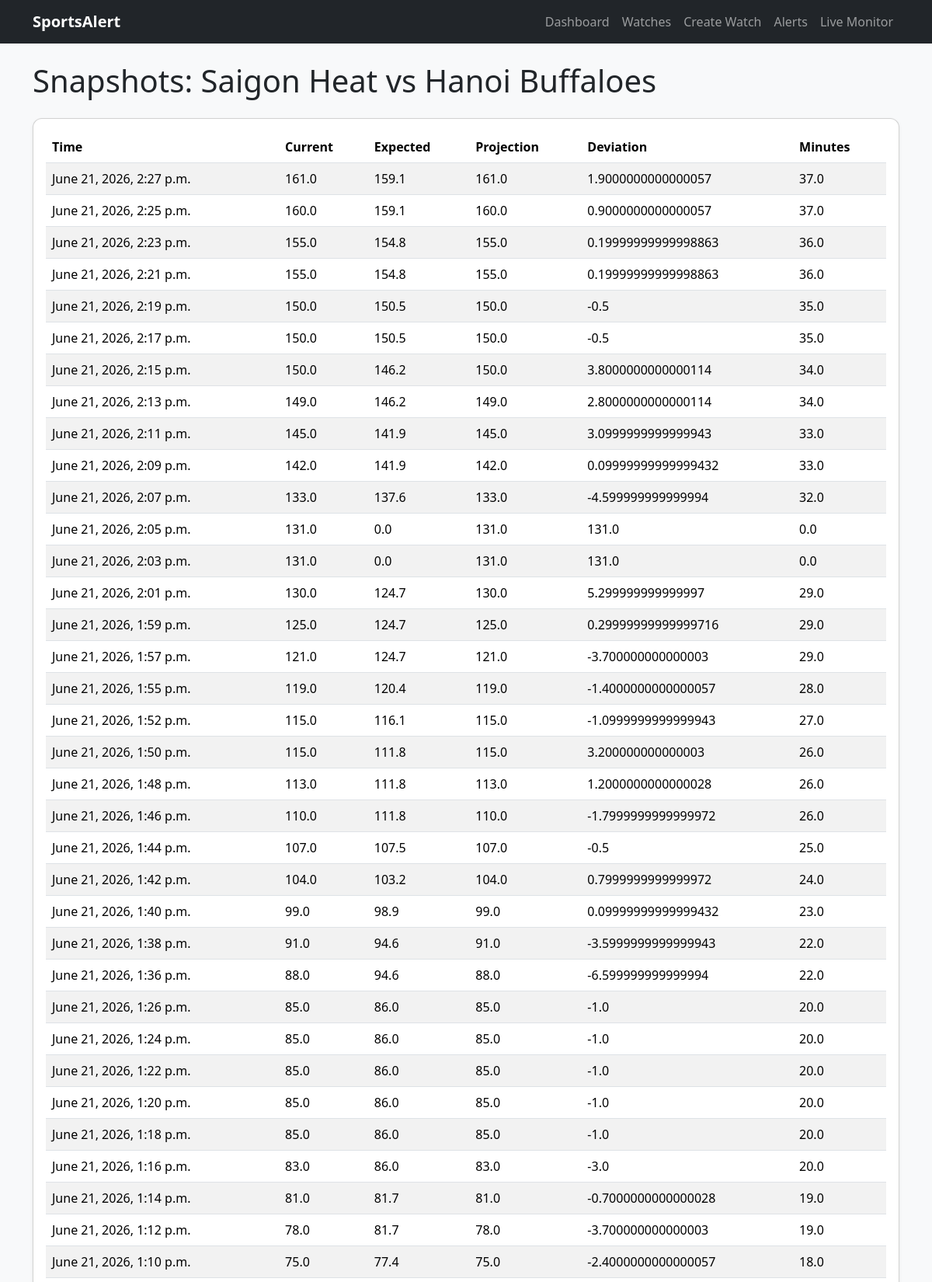
Page /watches/6/snapshots/ (upper part) on the committed database.
### monitoring/models.py (models this page shows, shortened)
class Watch(models.Model):
    SPORT_CHOICES = (
        ('basketball', 'Basketball'),
        ('football', 'Football'),
    )
    sport = models.CharField(
        max_length=20,
        choices=SPORT_CHOICES
    )
    match_id = models.CharField(
        max_length=100
    )
    home_team = models.CharField(
        max_length=100,
        blank=True
    )
    away_team = models.CharField(
        max_length=100,
        blank=True
    )
    league = models.CharField(
        max_length=100,
        blank=True
    )
    active = models.BooleanField(
        default=True
    )
    monitoring_start = models.DateTimeField(
        null=True,
        blank=True,
        help_text="Time monitoring should begin"
    )
    monitoring_started = models.BooleanField(
        default=False
    )
    monitoring_finished = models.BooleanField(
        default=False
    )
    game_status = models.CharField(
        max_length=20,
        blank=True,
        default=""
    )
    last_polled = models.DateTimeField(
        null=True,
        blank=True
    )
    total_game_minutes = models.IntegerField(
        default=40
    )
    created_at = models.DateTimeField(
        auto_now_add=True
    )

class MatchSnapshot(models.Model):
    watch = models.ForeignKey(
        Watch,
        on_delete=models.CASCADE,
        related_name="snapshots"
    )
    game_clock = models.CharField(
        max_length=20,
        blank=True
    )
    elapsed_seconds = models.IntegerField(
        default=0
    )
    current_points = models.FloatField()
    expected_points = models.FloatField()
    live_deviation = models.FloatField()
    projection = models.FloatField()
    deviation = models.FloatField()
    minutes_played = models.FloatField()
    expected_scoring_rate = models.FloatField()
    actual_scoring_rate = models.FloatField()
    scoring_rate_deviation = models.FloatField()
    recent_scoring_rate = models.FloatField(
        null=True,
        blank=True
    )
    created_at = models.DateTimeField(
        auto_now_add=True
    )
    class Meta:
        ordering = ["created_at"]

### monitoring/views.py (the view)
def watch_snapshots(request, watch_id):
    watch = get_object_or_404(
        Watch,
        pk=watch_id
    )
    snapshots = (
        MatchSnapshot.objects
        .filter(watch=watch)
        .order_by("-created_at")
    )
    context = {
        "watch": watch,
        "snapshots": snapshots,
    }
    return render(
        request,
        "monitoring/watch_snapshots.html",
        context,
    )

### monitoring/templates/monitoring/watch_snapshots.html
{% extends "monitoring/base.html" %}
{% block content %}
<h1 class="mb-4">
    Snapshots:
    {{ watch.home_team }}
    vs
    {{ watch.away_team }}
</h1>
<div class="card shadow-sm">
    <div class="card-body">
        {% if snapshots %}
        <div class="table-responsive">
            <table class="table table-striped">
                <thead>
                    <tr>
                        <th>Time</th>
                        <th>Current</th>
                        <th>Expected</th>
                        <th>Projection</th>
                        <th>Deviation</th>
                        <th>Minutes</th>
                    </tr>
                </thead>
                <tbody>
                    {% for snapshot in snapshots %}
                    <tr>
                        <td>
                            {{ snapshot.created_at }}
                        </td>
                        <td>
                            {{ snapshot.current_points }}
                        </td>
                        <td>
                            {{ snapshot.expected_points }}
                        </td>
                        <td>
                            {{ snapshot.projection }}
                        </td>
                        <td>
                            {{ snapshot.deviation }}
                        </td>
                        <td>
                            {{ snapshot.minutes_played }}
                        </td>
                    </tr>
                    {% endfor %}
                </tbody>
            </table>
        </div>
        {% else %}
        <div class="alert alert-info">
            No snapshots available.
        </div>
        {% endif %}
    </div>
</div>
{% endblock %}

### monitoring/templates/monitoring/base.html (style rules this page uses)
body { background: #f8f9fa; }
.card { border-radius: 12px; }

### rows in the picture
Watch: home_team "Saigon Heat", away_team "Hanoi Buffaloes"
MatchSnapshot: created_at "June 21, 2026, 2:27 p.m.", current_points "161.0", expected_points "159.1", projection "161.0", deviation "1.9000000000000057", minutes_played "37.0"
MatchSnapshot: created_at "June 21, 2026, 2:25 p.m.", current_points "160.0", expected_points "159.1", projection "160.0", deviation "0.9000000000000057", minutes_played "37.0"
MatchSnapshot: created_at "June 21, 2026, 2:23 p.m.", current_points "155.0", expected_points "154.8", projection "155.0", deviation "0.19999999999998863", minutes_played "36.0"
MatchSnapshot: created_at "June 21, 2026, 2:21 p.m.", current_points "155.0", expected_points "154.8", projection "155.0", deviation "0.19999999999998863", minutes_played "36.0"
MatchSnapshot: created_at "June 21, 2026, 2:19 p.m.", current_points "150.0", expected_points "150.5", projection "150.0", deviation "-0.5", minutes_played "35.0"
MatchSnapshot: created_at "June 21, 2026, 2:17 p.m.", current_points "150.0", expected_points "150.5", projection "150.0", deviation "-0.5", minutes_played "35.0"
MatchSnapshot: created_at "June 21, 2026, 2:15 p.m.", current_points "150.0", expected_points "146.2", projection "150.0", deviation "3.8000000000000114", minutes_played "34.0"
MatchSnapshot: created_at "June 21, 2026, 2:13 p.m.", current_points "149.0", expected_points "146.2", projection "149.0", deviation "2.8000000000000114", minutes_played "34.0"
MatchSnapshot: created_at "June 21, 2026, 2:11 p.m.", current_points "145.0", expected_points "141.9", projection "145.0", deviation "3.0999999999999943", minutes_played "33.0"
MatchSnapshot: created_at "June 21, 2026, 2:09 p.m.", current_points "142.0", expected_points "141.9", projection "142.0", deviation "0.09999999999999432", minutes_played "33.0"
MatchSnapshot: created_at "June 21, 2026, 2:07 p.m.", current_points "133.0", expected_points "137.6", projection "133.0", deviation "-4.599999999999994", minutes_played "32.0"
MatchSnapshot: created_at "June 21, 2026, 2:05 p.m.", current_points "131.0", expected_points "0.0", projection "131.0", deviation "131.0", minutes_played "0.0"
MatchSnapshot: created_at "June 21, 2026, 2:03 p.m.", current_points "131.0", expected_points "0.0", projection "131.0", deviation "131.0", minutes_played "0.0"
MatchSnapshot: created_at "June 21, 2026, 2:01 p.m.", current_points "130.0", expected_points "124.7", projection "130.0", deviation "5.299999999999997", minutes_played "29.0"
MatchSnapshot: created_at "June 21, 2026, 1:59 p.m.", current_points "125.0", expected_points "124.7", projection "125.0", deviation "0.29999999999999716", minutes_played "29.0"
MatchSnapshot: created_at "June 21, 2026, 1:57 p.m.", current_points "121.0", expected_points "124.7", projection "121.0", deviation "-3.700000000000003", minutes_played "29.0"
MatchSnapshot: created_at "June 21, 2026, 1:55 p.m.", current_points "119.0", expected_points "120.4", projection "119.0", deviation "-1.4000000000000057", minutes_played "28.0"
MatchSnapshot: created_at "June 21, 2026, 1:52 p.m.", current_points "115.0", expected_points "116.1", projection "115.0", deviation "-1.0999999999999943", minutes_played "27.0"
MatchSnapshot: created_at "June 21, 2026, 1:50 p.m.", current_points "115.0", expected_points "111.8", projection "115.0", deviation "3.200000000000003", minutes_played "26.0"
MatchSnapshot: created_at "June 21, 2026, 1:48 p.m.", current_points "113.0", expected_points "111.8", projection "113.0", deviation "1.2000000000000028", minutes_played "26.0"
MatchSnapshot: created_at "June 21, 2026, 1:46 p.m.", current_points "110.0", expected_points "111.8", projection "110.0", deviation "-1.7999999999999972", minutes_played "26.0"
MatchSnapshot: created_at "June 21, 2026, 1:44 p.m.", current_points "107.0", expected_points "107.5", projection "107.0", deviation "-0.5", minutes_played "25.0"
MatchSnapshot: created_at "June 21, 2026, 1:42 p.m.", current_points "104.0", expected_points "103.2", projection "104.0", deviation "0.7999999999999972", minutes_played "24.0"
MatchSnapshot: created_at "June 21, 2026, 1:40 p.m.", current_points "99.0", expected_points "98.9", projection "99.0", deviation "0.09999999999999432", minutes_played "23.0"
MatchSnapshot: created_at "June 21, 2026, 1:38 p.m.", current_points "91.0", expected_points "94.6", projection "91.0", deviation "-3.5999999999999943", minutes_played "22.0"
MatchSnapshot: created_at "June 21, 2026, 1:36 p.m.", current_points "88.0", expected_points "94.6", projection "88.0", deviation "-6.599999999999994", minutes_played "22.0"
MatchSnapshot: created_at "June 21, 2026, 1:26 p.m.", current_points "85.0", expected_points "86.0", projection "85.0", deviation "-1.0", minutes_played "20.0"
MatchSnapshot: created_at "June 21, 2026, 1:24 p.m.", current_points "85.0", expected_points "86.0", projection "85.0", deviation "-1.0", minutes_played "20.0"
MatchSnapshot: created_at "June 21, 2026, 1:22 p.m.", current_points "85.0", expected_points "86.0", projection "85.0", deviation "-1.0", minutes_played "20.0"
MatchSnapshot: created_at "June 21, 2026, 1:20 p.m.", current_points "85.0", expected_points "86.0", projection "85.0", deviation "-1.0", minutes_played "20.0"
MatchSnapshot: created_at "June 21, 2026, 1:18 p.m.", current_points "85.0", expected_points "86.0", projection "85.0", deviation "-1.0", minutes_played "20.0"
MatchSnapshot: created_at "June 21, 2026, 1:16 p.m.", current_points "83.0", expected_points "86.0", projection "83.0", deviation "-3.0", minutes_played "20.0"
MatchSnapshot: created_at "June 21, 2026, 1:14 p.m.", current_points "81.0", expected_points "81.7", projection "81.0", deviation "-0.7000000000000028", minutes_played "19.0"
MatchSnapshot: created_at "June 21, 2026, 1:12 p.m.", current_points "78.0", expected_points "81.7", projection "78.0", deviation "-3.700000000000003", minutes_played "19.0"
MatchSnapshot: created_at "June 21, 2026, 1:10 p.m.", current_points "75.0", expected_points "77.4", projection "75.0", deviation "-2.4000000000000057", minutes_played "18.0"
